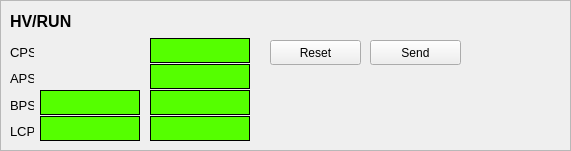
  <widget class="QFrame" name="frame_6" >
   <property name="geometry" >
    <rect>
     <x>370</x>
     <y>10</y>
     <width>571</width>
     <height>151</height>
    </rect>
   </property>
   <property name="frameShape" >
    <enum>QFrame::StyledPanel</enum>
   </property>
   <property name="frameShadow" >
    <enum>QFrame::Raised</enum>
   </property>
   <widget class="CAPushButton" name="capbHVPS_1" >
    <property name="enabled" >
     <bool>true</bool>
    </property>
    <property name="geometry" >
     <rect>
      <x>270</x>
      <y>40</y>
      <width>91</width>
      <height>25</height>
     </rect>
    </property>
    <property name="text" >
     <string>Reset</string>
    </property>
    <property name="buttonType" >
     <enum>CAPushButton::PulseButton</enum>
    </property>
    <property name="pvname" >
     <string>EC1_PSPLC_ECMD_RST</string>
    </property>
    <property name="truelabel" >
     <string>Reset</string>
    </property>
    <property name="falselabel" >
     <string>Reset</string>
    </property>
    <property name="selColor" >
     <color>
      <red>0</red>
      <green>170</green>
      <blue>0</blue>
     </color>
    </property>
    <property name="selTColor" >
     <color>
      <red>255</red>
      <green>255</green>
      <blue>255</blue>
     </color>
    </property>
   </widget>
   <widget class="CAPushButton" name="capbHVPS_2" >
    <property name="enabled" >
     <bool>true</bool>
    </property>
    <property name="geometry" >
     <rect>
      <x>370</x>
      <y>40</y>
      <width>91</width>
      <height>25</height>
     </rect>
    </property>
    <property name="text" >
     <string>Send</string>
    </property>
    <property name="buttonType" >
     <enum>CAPushButton::PulseButton</enum>
    </property>
    <property name="pvname" >
     <string>EC1_PSPLC_ECMD_SEND</string>
    </property>
    <property name="truelabel" >
     <string>Send</string>
    </property>
    <property name="falselabel" >
     <string>Send</string>
    </property>
    <property name="selColor" >
     <color>
      <red>0</red>
      <green>170</green>
      <blue>0</blue>
     </color>
    </property>
    <property name="selTColor" >
     <color>
      <red>255</red>
      <green>255</green>
      <blue>255</blue>
     </color>
    </property>
   </widget>
   <widget class="QLabel" name="lbLTU_2" >
    <property name="geometry" >
     <rect>
      <x>10</x>
      <y>10</y>
      <width>91</width>
      <height>22</height>
     </rect>
    </property>
    <property name="font" >
     <font>
      <pointsize>12</pointsize>
      <weight>75</weight>
      <bold>true</bold>
     </font>
    </property>
    <property name="text" >
     <string>HV/RUN</string>
    </property>
   </widget>
   <widget class="CALabel" name="calbVC_14" >
    <property name="geometry" >
     <rect>
      <x>150</x>
      <y>90</y>
      <width>100</width>
      <height>25</height>
     </rect>
    </property>
    <property name="palette" >
     <palette>
      <active>
       <colorrole role="Window" >
        <brush brushstyle="SolidPattern" >
         <color alpha="255" >
          <red>85</red>
          <green>255</green>
          <blue>0</blue>
         </color>
        </brush>
       </colorrole>
      </active>
      <inactive>
       <colorrole role="Window" >
        <brush brushstyle="SolidPattern" >
         <color alpha="255" >
          <red>85</red>
          <green>255</green>
          <blue>0</blue>
         </color>
        </brush>
       </colorrole>
      </inactive>
      <disabled>
       <colorrole role="Window" >
        <brush brushstyle="SolidPattern" >
         <color alpha="255" >
          <red>239</red>
          <green>239</green>
          <blue>239</blue>
         </color>
        </brush>
       </colorrole>
      </disabled>
     </palette>
    </property>
    <property name="font" >
     <font>
      <pointsize>8</pointsize>
     </font>
    </property>
    <property name="autoFillBackground" >
     <bool>true</bool>
    </property>
    <property name="frameShape" >
     <enum>QFrame::Box</enum>
    </property>
    <property name="text" >
     <string/>
    </property>
    <property name="alignment" >
     <set>Qt::AlignCenter</set>
    </property>
    <property name="pvname" >
     <string>EC1_PBPS_STAT_PON</string>
    </property>
    <property name="cmode" stdset="0" >
     <enum>CALabel::Alarm</enum>
    </property>
    <property name="fillcol" stdset="0" >
     <color>
      <red>85</red>
      <green>255</green>
      <blue>0</blue>
     </color>
    </property>
    <property name="ttdmode" stdset="0" >
     <enum>CALabel::Show</enum>
    </property>
    <property name="truelabel" >
     <string>Run On</string>
    </property>
    <property name="falselabel" >
     <string>Run Off</string>
    </property>
    <property name="dbrequest" stdset="0" >
     <enum>CALabel::DBRGDBL</enum>
    </property>
   </widget>
   <widget class="QLabel" name="lbDG645_9" >
    <property name="geometry" >
     <rect>
      <x>10</x>
      <y>42</y>
      <width>24</width>
      <height>21</height>
     </rect>
    </property>
    <property name="font" >
     <font>
      <pointsize>10</pointsize>
      <weight>50</weight>
      <bold>false</bold>
     </font>
    </property>
    <property name="text" >
     <string>CPS</string>
    </property>
   </widget>
   <widget class="CALabel" name="calbVC_16" >
    <property name="geometry" >
     <rect>
      <x>150</x>
      <y>38</y>
      <width>100</width>
      <height>25</height>
     </rect>
    </property>
    <property name="palette" >
     <palette>
      <active>
       <colorrole role="Window" >
        <brush brushstyle="SolidPattern" >
         <color alpha="255" >
          <red>85</red>
          <green>255</green>
          <blue>0</blue>
         </color>
        </brush>
       </colorrole>
      </active>
      <inactive>
       <colorrole role="Window" >
        <brush brushstyle="SolidPattern" >
         <color alpha="255" >
          <red>85</red>
          <green>255</green>
          <blue>0</blue>
         </color>
        </brush>
       </colorrole>
      </inactive>
      <disabled>
       <colorrole role="Window" >
        <brush brushstyle="SolidPattern" >
         <color alpha="255" >
          <red>239</red>
          <green>239</green>
          <blue>239</blue>
         </color>
        </brush>
       </colorrole>
      </disabled>
     </palette>
    </property>
    <property name="font" >
     <font>
      <pointsize>8</pointsize>
     </font>
    </property>
    <property name="autoFillBackground" >
     <bool>true</bool>
    </property>
    <property name="frameShape" >
     <enum>QFrame::Box</enum>
    </property>
    <property name="text" >
     <string/>
    </property>
    <property name="alignment" >
     <set>Qt::AlignCenter</set>
    </property>
    <property name="pvname" >
     <string>EC1_PCPS_STAT_PON</string>
    </property>
    <property name="cmode" stdset="0" >
     <enum>CALabel::Alarm</enum>
    </property>
    <property name="fillcol" stdset="0" >
     <color>
      <red>85</red>
      <green>255</green>
      <blue>0</blue>
     </color>
    </property>
    <property name="ttdmode" stdset="0" >
     <enum>CALabel::Show</enum>
    </property>
    <property name="truelabel" >
     <string>Run On</string>
    </property>
    <property name="falselabel" >
     <string>Run Off</string>
    </property>
    <property name="dbrequest" stdset="0" >
     <enum>CALabel::DBRGDBL</enum>
    </property>
   </widget>
   <widget class="CALabel" name="calbVC_17" >
    <property name="geometry" >
     <rect>
      <x>40</x>
      <y>90</y>
      <width>100</width>
      <height>25</height>
     </rect>
    </property>
    <property name="palette" >
     <palette>
      <active>
       <colorrole role="Window" >
        <brush brushstyle="SolidPattern" >
         <color alpha="255" >
          <red>85</red>
          <green>255</green>
          <blue>0</blue>
         </color>
        </brush>
       </colorrole>
      </active>
      <inactive>
       <colorrole role="Window" >
        <brush brushstyle="SolidPattern" >
         <color alpha="255" >
          <red>85</red>
          <green>255</green>
          <blue>0</blue>
         </color>
        </brush>
       </colorrole>
      </inactive>
      <disabled>
       <colorrole role="Window" >
        <brush brushstyle="SolidPattern" >
         <color alpha="255" >
          <red>239</red>
          <green>239</green>
          <blue>239</blue>
         </color>
        </brush>
       </colorrole>
      </disabled>
     </palette>
    </property>
    <property name="font" >
     <font>
      <pointsize>8</pointsize>
     </font>
    </property>
    <property name="autoFillBackground" >
     <bool>true</bool>
    </property>
    <property name="frameShape" >
     <enum>QFrame::Box</enum>
    </property>
    <property name="text" >
     <string/>
    </property>
    <property name="alignment" >
     <set>Qt::AlignCenter</set>
    </property>
    <property name="pvname" >
     <string>EC1_PBPS_STAT_HVON</string>
    </property>
    <property name="cmode" stdset="0" >
     <enum>CALabel::Alarm</enum>
    </property>
    <property name="fillcol" stdset="0" >
     <color>
      <red>85</red>
      <green>255</green>
      <blue>0</blue>
     </color>
    </property>
    <property name="ttdmode" stdset="0" >
     <enum>CALabel::Show</enum>
    </property>
    <property name="truelabel" >
     <string>HV On</string>
    </property>
    <property name="falselabel" >
     <string>HV Off</string>
    </property>
    <property name="dbrequest" stdset="0" >
     <enum>CALabel::DBRGDBL</enum>
    </property>
   </widget>
   <widget class="QLabel" name="lbDG645_12" >
    <property name="geometry" >
     <rect>
      <x>10</x>
      <y>68</y>
      <width>24</width>
      <height>21</height>
     </rect>
    </property>
    <property name="font" >
     <font>
      <pointsize>10</pointsize>
      <weight>50</weight>
      <bold>false</bold>
     </font>
    </property>
    <property name="text" >
     <string>APS</string>
    </property>
   </widget>
   <widget class="QLabel" name="lbDG645_13" >
    <property name="geometry" >
     <rect>
      <x>10</x>
      <y>95</y>
      <width>24</width>
      <height>21</height>
     </rect>
    </property>
    <property name="font" >
     <font>
      <pointsize>10</pointsize>
      <weight>50</weight>
      <bold>false</bold>
     </font>
    </property>
    <property name="text" >
     <string>BPS</string>
    </property>
   </widget>
   <widget class="CALabel" name="calbVC_19" >
    <property name="geometry" >
     <rect>
      <x>150</x>
      <y>64</y>
      <width>100</width>
      <height>25</height>
     </rect>
    </property>
    <property name="palette" >
     <palette>
      <active>
       <colorrole role="Window" >
        <brush brushstyle="SolidPattern" >
         <color alpha="255" >
          <red>85</red>
          <green>255</green>
          <blue>0</blue>
         </color>
        </brush>
       </colorrole>
      </active>
      <inactive>
       <colorrole role="Window" >
        <brush brushstyle="SolidPattern" >
         <color alpha="255" >
          <red>85</red>
          <green>255</green>
          <blue>0</blue>
         </color>
        </brush>
       </colorrole>
      </inactive>
      <disabled>
       <colorrole role="Window" >
        <brush brushstyle="SolidPattern" >
         <color alpha="255" >
          <red>239</red>
          <green>239</green>
          <blue>239</blue>
         </color>
        </brush>
       </colorrole>
      </disabled>
     </palette>
    </property>
    <property name="font" >
     <font>
      <pointsize>8</pointsize>
     </font>
    </property>
    <property name="autoFillBackground" >
     <bool>true</bool>
    </property>
    <property name="frameShape" >
     <enum>QFrame::Box</enum>
    </property>
    <property name="text" >
     <string/>
    </property>
    <property name="alignment" >
     <set>Qt::AlignCenter</set>
    </property>
    <property name="pvname" >
     <string>EC1_PAPS_STAT_PON</string>
    </property>
    <property name="cmode" stdset="0" >
     <enum>CALabel::Alarm</enum>
    </property>
    <property name="fillcol" stdset="0" >
     <color>
      <red>85</red>
      <green>255</green>
      <blue>0</blue>
     </color>
    </property>
    <property name="ttdmode" stdset="0" >
     <enum>CALabel::Show</enum>
    </property>
    <property name="truelabel" >
     <string>Run On</string>
    </property>
    <property name="falselabel" >
     <string>Run Off</string>
    </property>
    <property name="dbrequest" stdset="0" >
     <enum>CALabel::DBRGDBL</enum>
    </property>
   </widget>
   <widget class="CALabel" name="calbVC_15" >
    <property name="geometry" >
     <rect>
      <x>150</x>
      <y>116</y>
      <width>100</width>
      <height>25</height>
     </rect>
    </property>
    <property name="palette" >
     <palette>
      <active>
       <colorrole role="Window" >
        <brush brushstyle="SolidPattern" >
         <color alpha="255" >
          <red>85</red>
          <green>255</green>
          <blue>0</blue>
         </color>
        </brush>
       </colorrole>
      </active>
      <inactive>
       <colorrole role="Window" >
        <brush brushstyle="SolidPattern" >
         <color alpha="255" >
          <red>85</red>
          <green>255</green>
          <blue>0</blue>
         </color>
        </brush>
       </colorrole>
      </inactive>
      <disabled>
       <colorrole role="Window" >
        <brush brushstyle="SolidPattern" >
         <color alpha="255" >
          <red>239</red>
          <green>239</green>
          <blue>239</blue>
         </color>
        </brush>
       </colorrole>
      </disabled>
     </palette>
    </property>
    <property name="font" >
     <font>
      <pointsize>8</pointsize>
     </font>
    </property>
    <property name="autoFillBackground" >
     <bool>true</bool>
    </property>
    <property name="frameShape" >
     <enum>QFrame::Box</enum>
    </property>
    <property name="text" >
     <string/>
    </property>
    <property name="alignment" >
     <set>Qt::AlignCenter</set>
    </property>
    <property name="pvname" >
     <string>EC1_PLCS_STAT_RFON</string>
    </property>
    <property name="cmode" stdset="0" >
     <enum>CALabel::Alarm</enum>
    </property>
    <property name="fillcol" stdset="0" >
     <color>
      <red>85</red>
      <green>255</green>
      <blue>0</blue>
     </color>
    </property>
    <property name="ttdmode" stdset="0" >
     <enum>CALabel::Show</enum>
    </property>
    <property name="truelabel" >
     <string>Run On</string>
    </property>
    <property name="falselabel" >
     <string>Run Off</string>
    </property>
    <property name="dbrequest" stdset="0" >
     <enum>CALabel::DBRGDBL</enum>
    </property>
   </widget>
   <widget class="CALabel" name="calbVC_18" >
    <property name="geometry" >
     <rect>
      <x>40</x>
      <y>116</y>
      <width>100</width>
      <height>25</height>
     </rect>
    </property>
    <property name="palette" >
     <palette>
      <active>
       <colorrole role="Window" >
        <brush brushstyle="SolidPattern" >
         <color alpha="255" >
          <red>85</red>
          <green>255</green>
          <blue>0</blue>
         </color>
        </brush>
       </colorrole>
      </active>
      <inactive>
       <colorrole role="Window" >
        <brush brushstyle="SolidPattern" >
         <color alpha="255" >
          <red>85</red>
          <green>255</green>
          <blue>0</blue>
         </color>
        </brush>
       </colorrole>
      </inactive>
      <disabled>
       <colorrole role="Window" >
        <brush brushstyle="SolidPattern" >
         <color alpha="255" >
          <red>239</red>
          <green>239</green>
          <blue>239</blue>
         </color>
        </brush>
       </colorrole>
      </disabled>
     </palette>
    </property>
    <property name="font" >
     <font>
      <pointsize>8</pointsize>
     </font>
    </property>
    <property name="autoFillBackground" >
     <bool>true</bool>
    </property>
    <property name="frameShape" >
     <enum>QFrame::Box</enum>
    </property>
    <property name="text" >
     <string/>
    </property>
    <property name="alignment" >
     <set>Qt::AlignCenter</set>
    </property>
    <property name="pvname" >
     <string>EC1_PLCS_STAT_HVON</string>
    </property>
    <property name="cmode" stdset="0" >
     <enum>CALabel::Alarm</enum>
    </property>
    <property name="fillcol" stdset="0" >
     <color>
      <red>85</red>
      <green>255</green>
      <blue>0</blue>
     </color>
    </property>
    <property name="ttdmode" stdset="0" >
     <enum>CALabel::Show</enum>
    </property>
    <property name="truelabel" >
     <string>HV On</string>
    </property>
    <property name="falselabel" >
     <string>HV Off</string>
    </property>
    <property name="dbrequest" stdset="0" >
     <enum>CALabel::DBRGDBL</enum>
    </property>
   </widget>
   <widget class="QLabel" name="lbDG645_14" >
    <property name="geometry" >
     <rect>
      <x>10</x>
      <y>121</y>
      <width>24</width>
      <height>21</height>
     </rect>
    </property>
    <property name="font" >
     <font>
      <pointsize>10</pointsize>
      <weight>50</weight>
      <bold>false</bold>
     </font>
    </property>
    <property name="text" >
     <string>LCP</string>
    </property>
   </widget>
  </widget>
